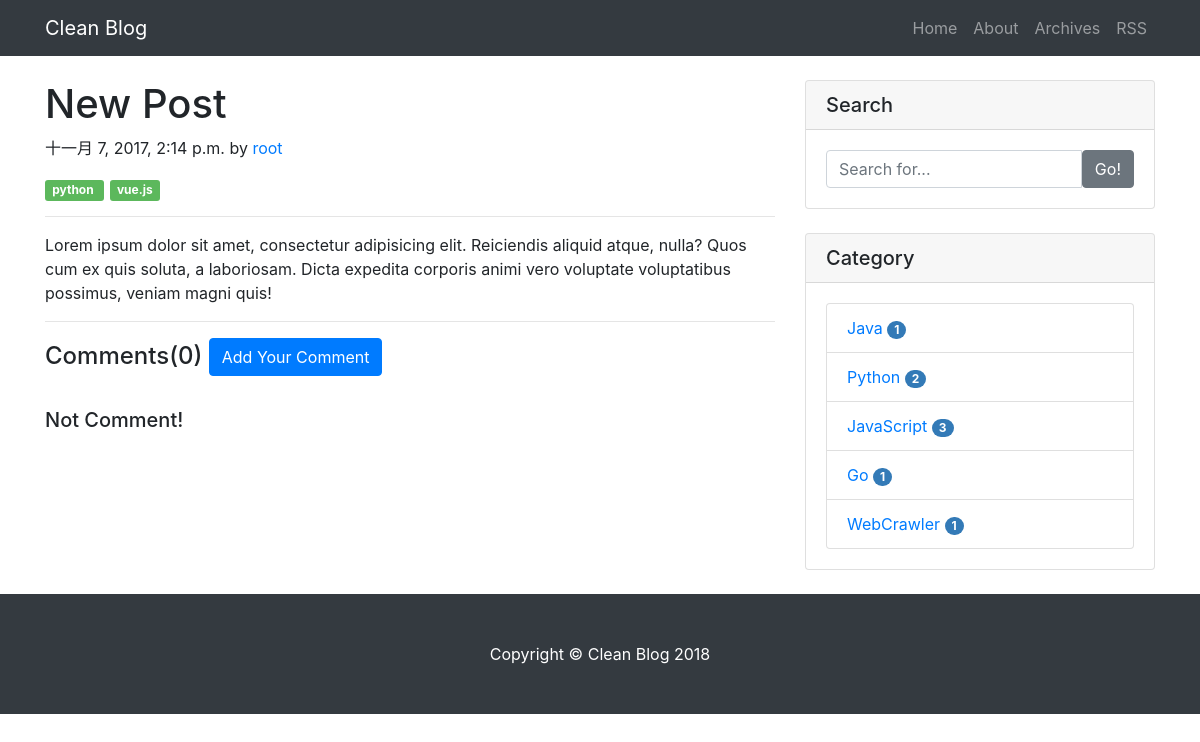
The app's page /post/3/, older data.
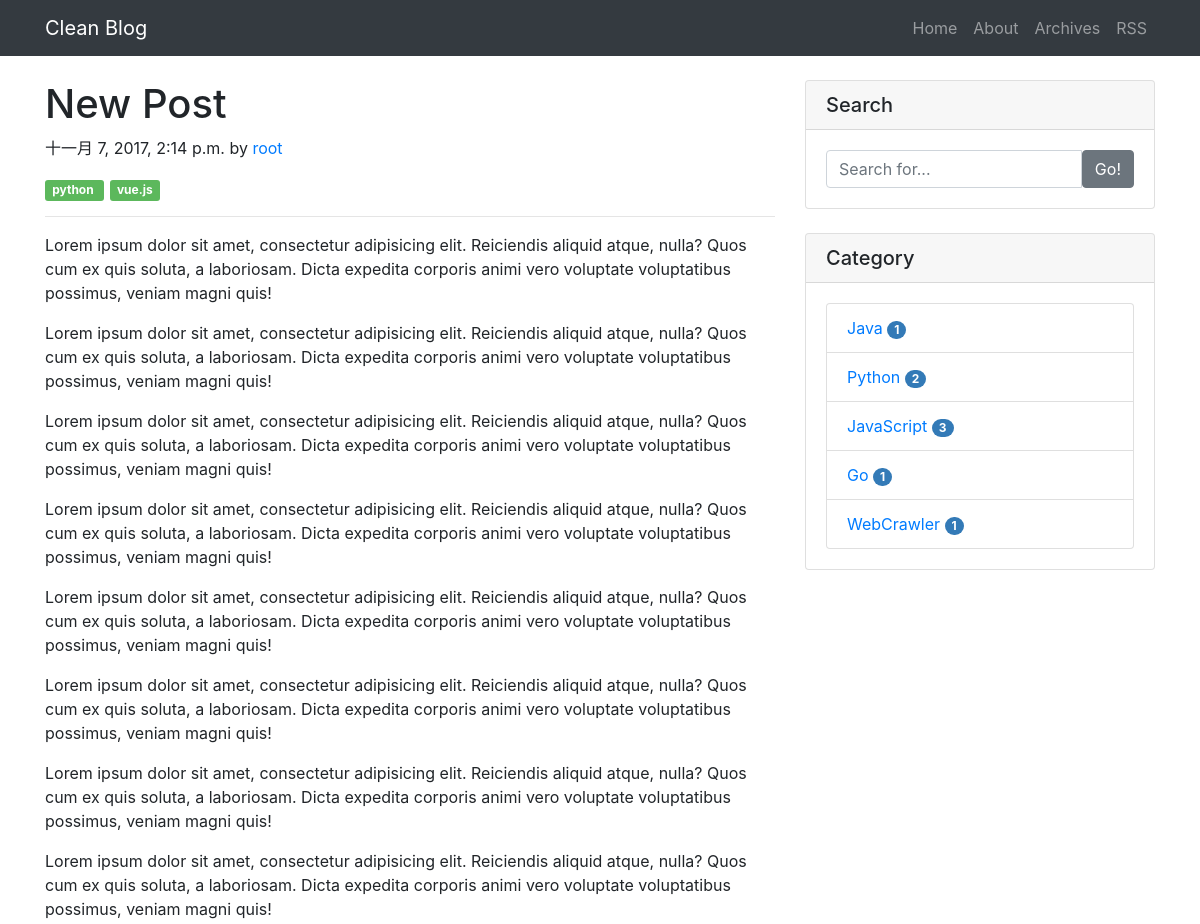
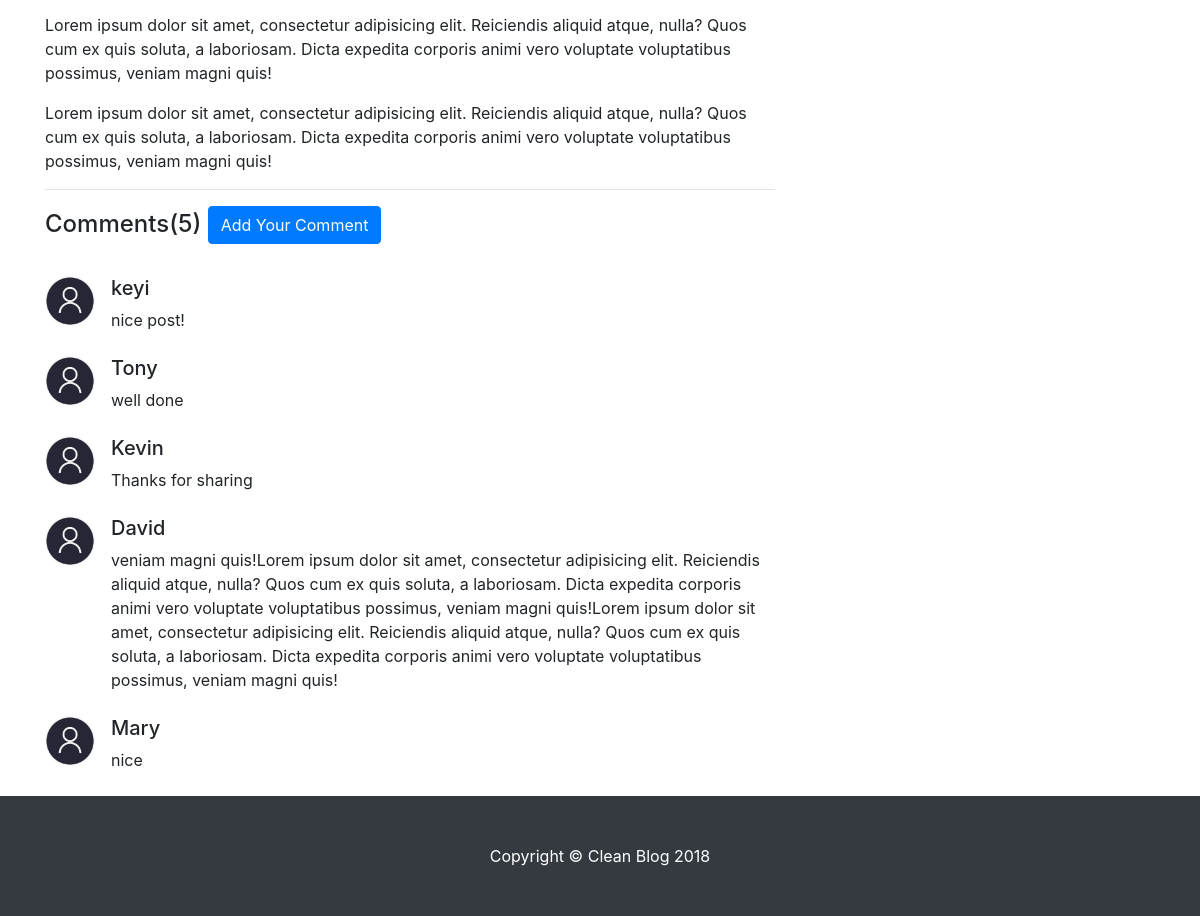
The same page, newer data (2 pictures, top to bottom).
### blog/models.py (models this page shows, shortened)
class Post(models.Model):
    title = models.CharField(max_length=70)
    author = models.ForeignKey(User)
    tags = models.ManyToManyField(Tag, blank=True)
    category = models.ForeignKey(Category)
    content = RichTextUploadingField(verbose_name='content', config_name='vul')
    created_time = models.DateTimeField()
    summary = models.CharField(max_length=200)
    class Meta:
        ordering = ['-created_time']

class Tag(models.Model):
    name = models.CharField(max_length=100)

class Category(models.Model):
    name = models.CharField(max_length=100)

### comments/models.py (models this page shows, shortened)
class Comment(models.Model):
    name = models.CharField(max_length=100)
    email = models.EmailField(max_length=255)
    content = models.TextField()
    created_time = models.DateTimeField(auto_now_add=True)
    post = models.ForeignKey('blog.Post')

### blog/views.py (the view)
# urls.py: url(r'^post/(?P<pk>[0-9]+)/$', views.PostView.as_view(), name='detail'),
class PostView(DetailView):
    model = Post
    template_name = 'post.html'
    context_object_name = 'post'
    def get_object(self, queryset=None):
        post = super(PostView, self).get_object(queryset=None)
        post.content = markdown.markdown(post.content,
                                         extensions=[
                                             'markdown.extensions.extra',
                                             'markdown.extensions.codehilite',
                                             'markdown.extensions.toc',
                                         ])
        return post
    def get_context_data(self, **kwargs):
        context = super(PostView, self).get_context_data(**kwargs)
        form = CommentForm()
        comment_list = self.object.comment_set.all()
        context.update({
            'form': form,
            'comment_list': comment_list,
        })
        return context

### comments/forms.py
class CommentForm(forms.Form):
    name = forms.CharField(
        label='Name',
        widget=forms.TextInput(attrs={'class': 'form-control', 'placeholder': 'Name'})
    )
    email = forms.EmailField(
        label='Email',
        widget=forms.TextInput(attrs={'class': 'form-control', 'placeholder': 'Email'})
    )
    content = forms.CharField(
        label='Comment',
        widget=forms.TextInput(attrs={'class': 'form-control',
                                     'placeholder': 'Content',
                                     'row': 3})
    )

### blog/templatetags/blog_tags.py (called while the page is built)
@register.simple_tag
def cate_list():
    return Category.objects.annotate(post_num=Count('post')).filter(post_num__gt=0)

### templates/post.html (shortened to what this page needs)
{% extends 'base.html' %}
{% load staticfiles %}
{% block nav %}
<ul class="navbar-nav ml-auto">
  <li class="nav-item">
    <a class="nav-link" href="{% url 'blog:index' %}">Home
    </a>
  </li>
  <li class="nav-item">
    <a class="nav-link" href="#">About</a>
  </li>
  <li class="nav-item">
    <a class="nav-link" href="{% url 'blog:archives_page' %}">Archives</a>
  </li>
  <li class="nav-item">
    <a class="nav-link" href="{% url 'rss' %}">RSS</a>
  </li>
</ul>
{% endblock nav %}
{% block main %}
<div class="col-lg-8">
  <h1 class="mt-4">{{ post.title }}</h1>
  <p>{{ post.created_time }} by <a href="#">{{ post.author }}</a></p>
  {% for tag in post.tags.all %}
    <span class="label label-success"> {{ tag.name }} </span>
  {% endfor %}
  <hr>
  {{ post.content|safe }}
  <hr>
  <div class="media mb-4">
    <h4 class="mt-0">
      Comments({{ post.comment_set.count }})
      <a href="#" class="btn btn-primary" role="button" data-toggle="modal" data-target="#myModal">Add Your Comment</a>
    </h4>
  </div>
  {% for comment in comment_list %}
  <div class="media mb-4">
    <img class="d-flex mr-3 rounded-circle" src="{% static 'img/a.jpg' %}" alt="" width="50" height="50">
    <div class="media-body">
      <h5 class="mt-0">{{ comment.name }}</h5>
        {{ comment.content }}
    </div>
  </div>
  {% empty %}
  <div class="media mb-4">
    <div class="media-body">
      <h5 class="mt-0">Not Comment!</h5>
    </div>
  </div>
  {% endfor %}
</div>
{% endblock main %}

### templates/base.html (shortened to what this page needs)
<!DOCTYPE html>
{% load staticfiles %}
{% load blog_tags %}
<html lang="en">
  <head>
    <link href="{% static 'vendor/bootstrap/css/bootstrap.css' %}" rel="stylesheet">
    <link href="{% static 'vendor/bootstrap/css/bootstrap.min.css' %}" rel="stylesheet">
    <link href="{% static 'css/blog-home.css' %}" rel="stylesheet">
  </head>
  <body>
    <nav class="navbar navbar-expand-lg navbar-dark bg-dark fixed-top">
      <div class="container">
        <a class="navbar-brand" href="{% url 'blog:index' %}">Clean Blog</a>
        <div class="collapse navbar-collapse" id="navbarResponsive">
          {% block nav %}
          {% endblock nav%}
        </div>
      </div>
    </nav>
    <div class="container">
      <div class="row">
        {% block main %}
        {% endblock main %}
        <div class="col-md-4">
          <div class="card my-4">
            <h5 class="card-header">Search</h5>
            <div class="card-body">
              <form role="search" method="get" id="searchform" action="{% url 'haystack_search' %}">
                <div class="input-group">
                  <input type="search" name="q" class="form-control" placeholder="Search for...">
                  <button class="btn btn-secondary" type="submit"><span class="ion-ios-search-strong">Go!</span></button>
                </div>
              </form>
            </div>
          </div>
          <div class="card my-4">
            <h5 class="card-header">Category</h5>
            <div class="card-body">
              {% cate_list as c_list %}
                <ul class="list-group">
                  {% for cate in c_list %}
                  <li class="list-group-item ">
                    <a href="{% url 'blog:category' cate.pk %}">{{ cate.name }} <span class="badge label-primary">{{ cate.post_num }}</span></a>
                  </li>
                  {% empty %}
                  not available
                </ul>
              {% endfor %}
            </div>
        </div>
        </div>
      </div>
    </div>
    <footer class="py-5 bg-dark">
      <div class="container">
        <p class="m-0 text-center text-white">Copyright &copy; Clean Blog 2018</p>
      </div>
    </footer>
  </body>
</html>

### static/css/blog-home.css (style rules this page uses)
body { padding-top: 54px; }
@media (min-width: 992px) { body { padding-top: 56px; } }
.badge { display: inline-block; min-width: 10px; padding: 3px 7px; font-size: 12px; font-weight: bold; line-height: 1; color: #fff; text-align: center; white-space: nowrap; vertical-align: middle; background-color: #777; border-radius: 10px; }
.label { display: inline; padding: .2em .6em .3em; margin: 0em 0.5em 0em 0em; font-size: 75%; font-weight: bold; line-height: 1; color: #fff; text-align: center; white-space: nowrap; vertical-align: baseline; border-radius: .25em; }
.label-primary { background-color: #337ab7; }
.label-success { background-color: #5cb85c; }

Row changes from the older to the newer data that the page shows:
changed Post "New Post": content "…possimus, veniam magni quis!" → "…possimus, veniam magni quis! Lorem ipsum dolor sit amet, consectetur adipisicing elit. Reiciendis aliquid atque, nulla? Quos cum ex quis soluta, a laboriosam. Dicta expedita corporis animi vero voluptate voluptatibus possimus, veniam magni quis! Lorem ipsum dolor sit amet, consectetur adipisicing elit. Reiciendis aliquid atque, nulla? Quos cum ex quis soluta, a laboriosam. Dicta expedita corporis animi vero voluptate voluptatibus possimus, veniam magni quis! Lorem ipsum dolor sit amet, consectetur adipisicing elit. Reiciendis aliquid atque, nulla? Quos cum ex quis soluta, a laboriosam. Dicta expedita corporis animi vero voluptate voluptatibus possimus, veniam magni quis! Lorem ipsum dolor…"; comment_set.count "0" → "5"
added Comment: name "keyi", content "nice post!"
added Comment: name "Tony", content "well done"
added Comment: name "Kevin", content "Thanks for sharing"
added Comment: name "David", content "veniam magni quis!Lorem ipsum dolor sit amet, consectetur adipisicing elit. Reiciendis aliquid atque, nulla? Quos cum ex quis soluta, a laboriosam. Dicta expedita corporis animi vero voluptate voluptatibus possimus, veniam magni quis!Lorem ipsum dolor sit amet, consectetur adipisicing elit. Reiciendis aliquid atque, nulla? Quos cum ex quis soluta, a laboriosam. Dicta expedita corporis animi vero voluptate voluptatibus possimus, veniam magni quis!"
added Comment: name "Mary", content "nice"
Text that changed along with them:
text no longer shown: "Not Comment!"
